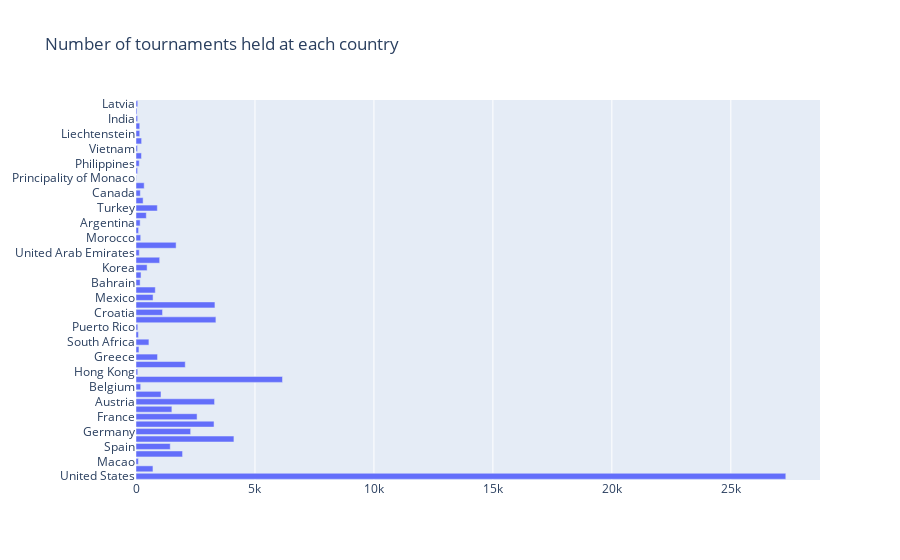

The cell this chart's notebook holds for it:
### Markdown cell above
## Figure of all countries and their respective number of tournaments

### Code cell
# Horizontal Bar Chart of tournaments held at each country
fig = go.Figure(go.Bar(
            x = list(dict.values()),
            y = list(dict.keys()),
            orientation='h'))
fig.update_layout(title = "Number of tournaments held at each country")
fig.show()

### Figure 1 — Plotly figure (JSON) as saved in the notebook; plotly's stock layout.template omitted (floating-point values rounded to 4 significant figures)
{"data": [{"orientation": "h", "type": "bar", "x": [27311, 713, 99, 1957, 1439, 4116, 2297, 3280, 2567, 1508, 3302, 1051, 197, 6158, 73, 2070, 905, 124, 543, 102, 76, 3358, 1115, 3318, 717, 811, 173, 212, 467, 995, 137, 1686, 198, 108, 174, 433, 897, 299, 182, 344, 16, 66, 136, 230, 64, 236, 157, 157, 69, 40, 73], "y": ["United States", "Australia", "Macao", "Italy", "Spain", "Switzerland", "Germany", "Norway", "France", "Portugal", "Austria", "Japan", "Belgium", "China", "Hong Kong", "Brazil", "Greece", "Indonesia", "South Africa", "Serbia", "Puerto Rico", "Poland", "Croatia", "Russia", "Mexico", "Thailand", "Bahrain", "Singapore", "Korea", "Czech Republic", "United Arab Emirates", "Netherlands", "Morocco", "England", "Argentina", "Qatar", "Turkey", "Iran", "Canada", "Malaysia", "Principality of Monaco", "Oman", "Philippines", "Cambodia", "Vietnam", "Slovenia", "Liechtenstein", "Hungary", "India", "Rwanda", "Latvia"]}], "layout": {"autosize": true, "title": {"text": "Number of tournaments held at each country"}, "xaxis": {"autorange": true, "range": [0, 28750.0], "type": "linear"}, "yaxis": {"autorange": true, "range": [-0.5, 50.5], "type": "category"}}}
